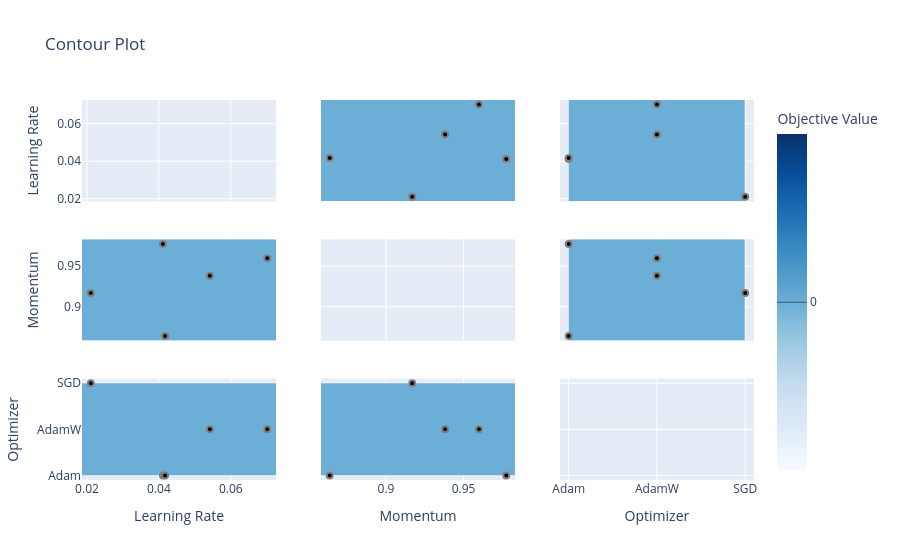

Source (notebook cell):
### Code cell
import joblib
study2 = joblib.load("study_rfi_2.pkl")

fig = optuna.visualization.plot_contour(study2)
fig.show()
fig.write_image("Optuna/exp2a.pdf", scale=1)

fig = optuna.visualization.plot_param_importances(study2)
fig.show()
fig.write_image("Optuna/exp2b.pdf", scale=1)

fig = optuna.visualization.plot_edf(study2)
fig.show()
fig.write_image("Optuna/exp2c.pdf", scale=1)

fig = optuna.visualization.plot_parallel_coordinate(study2)
fig.show()
fig.write_image("Optuna/exp2d.pdf", scale=1)

fig = optuna.visualization.plot_optimization_history(study2)
fig.show()
fig.write_image("Optuna/exp2e.pdf", scale=1)

### Figure 1 — Plotly figure (JSON) as saved in the notebook; plotly's stock layout.template omitted (floating-point values rounded to 4 significant figures)
{"data": [{"type": "scatter", "xaxis": "x", "yaxis": "y"}, {"colorbar": {"title": {"text": "Objective Value"}}, "colorscale": [[0, "rgb(247,251,255)"], [0.125, "rgb(222,235,247)"], [0.25, "rgb(198,219,239)"], [0.375, "rgb(158,202,225)"], [0.5, "rgb(107,174,214)"], [0.625, "rgb(66,146,198)"], [0.75, "rgb(33,113,181)"], [0.875, "rgb(8,81,156)"], [1, "rgb(8,48,107)"]], "connectgaps": true, "contours": {"coloring": "heatmap"}, "hoverinfo": "none", "line": {"smoothing": 1.3}, "reversescale": false, "showscale": true, "type": "contour", "x": [0.01861, 0.02106, 0.04112, 0.0417, 0.05419, 0.07015, 0.0726], "xaxis": "x4", "y": [0.8581, 0.8638, 0.9169, 0.9381, 0.9599, 0.9775, 0.9832], "yaxis": "y4", "z": [[NaN, NaN, NaN, NaN, NaN, NaN, NaN], [NaN, NaN, NaN, 0.0, NaN, NaN, NaN], [NaN, 0.0, NaN, NaN, NaN, NaN, NaN], [NaN, NaN, NaN, NaN, 0.0, NaN, NaN], [NaN, NaN, NaN, NaN, NaN, 0.0, NaN], [NaN, NaN, 0.0, NaN, NaN, NaN, NaN], [NaN, NaN, NaN, NaN, NaN, NaN, NaN]]}, {"marker": {"color": "black", "line": {"color": "Gray", "width": 2}}, "mode": "markers", "name": "Feasible Trial", "showlegend": false, "type": "scatter", "x": [0.04112, 0.05419, 0.02106, 0.0417, 0.07015], "xaxis": "x4", "y": [0.9775, 0.9381, 0.9169, 0.8638, 0.9599], "yaxis": "y4"}, {"colorbar": {"title": {"text": "Objective Value"}}, "colorscale": [[0, "rgb(247,251,255)"], [0.125, "rgb(222,235,247)"], [0.25, "rgb(198,219,239)"], [0.375, "rgb(158,202,225)"], [0.5, "rgb(107,174,214)"], [0.625, "rgb(66,146,198)"], [0.75, "rgb(33,113,181)"], [0.875, "rgb(8,81,156)"], [1, "rgb(8,48,107)"]], "connectgaps": true, "contours": {"coloring": "heatmap"}, "hoverinfo": "none", "line": {"smoothing": 1.3}, "reversescale": false, "showscale": false, "type": "contour", "x": [0.01861, 0.02106, 0.04112, 0.0417, 0.05419, 0.07015, 0.0726], "xaxis": "x7", "y": ["Adam", "AdamW", "SGD"], "yaxis": "y7", "z": [[NaN, NaN, 0.0, 0.0, NaN, NaN, NaN], [NaN, NaN, NaN, NaN, 0.0, 0.0, NaN], [NaN, 0.0, NaN, NaN, NaN, NaN, NaN]]}, {"marker": {"color": "black", "line": {"color": "Gray", "width": 2}}, "mode": "markers", "name": "Feasible Trial", "showlegend": false, "type": "scatter", "x": [0.04112, 0.05419, 0.02106, 0.0417, 0.07015], "xaxis": "x7", "y": ["Adam", "AdamW", "SGD", "Adam", "AdamW"], "yaxis": "y7"}, {"colorbar": {"title": {"text": "Objective Value"}}, "colorscale": [[0, "rgb(247,251,255)"], [0.125, "rgb(222,235,247)"], [0.25, "rgb(198,219,239)"], [0.375, "rgb(158,202,225)"], [0.5, "rgb(107,174,214)"], [0.625, "rgb(66,146,198)"], [0.75, "rgb(33,113,181)"], [0.875, "rgb(8,81,156)"], [1, "rgb(8,48,107)"]], "connectgaps": true, "contours": {"coloring": "heatmap"}, "hoverinfo": "none", "line": {"smoothing": 1.3}, "reversescale": false, "showscale": false, "type": "contour", "x": [0.8581, 0.8638, 0.9169, 0.9381, 0.9599, 0.9775, 0.9832], "xaxis": "x2", "y": [0.01861, 0.02106, 0.04112, 0.0417, 0.05419, 0.07015, 0.0726], "yaxis": "y2", "z": [[NaN, NaN, NaN, NaN, NaN, NaN, NaN], [NaN, NaN, 0.0, NaN, NaN, NaN, NaN], [NaN, NaN, NaN, NaN, NaN, 0.0, NaN], [NaN, 0.0, NaN, NaN, NaN, NaN, NaN], [NaN, NaN, NaN, 0.0, NaN, NaN, NaN], [NaN, NaN, NaN, NaN, 0.0, NaN, NaN], [NaN, NaN, NaN, NaN, NaN, NaN, NaN]]}, {"marker": {"color": "black", "line": {"color": "Gray", "width": 2}}, "mode": "markers", "name": "Feasible Trial", "showlegend": false, "type": "scatter", "x": [0.9775, 0.9381, 0.9169, 0.8638, 0.9599], "xaxis": "x2", "y": [0.04112, 0.05419, 0.02106, 0.0417, 0.07015], "yaxis": "y2"}, {"type": "scatter", "xaxis": "x5", "yaxis": "y5"}, {"colorbar": {"title": {"text": "Objective Value"}}, "colorscale": [[0, "rgb(247,251,255)"], [0.125, "rgb(222,235,247)"], [0.25, "rgb(198,219,239)"], [0.375, "rgb(158,202,225)"], [0.5, "rgb(107,174,214)"], [0.625, "rgb(66,146,198)"], [0.75, "rgb(33,113,181)"], [0.875, "rgb(8,81,156)"], [1, "rgb(8,48,107)"]], "connectgaps": true, "contours": {"coloring": "heatmap"}, "hoverinfo": "none", "line": {"smoothing": 1.3}, "reversescale": false, "showscale": false, "type": "contour", "x": [0.8581, 0.8638, 0.9169, 0.9381, 0.9599, 0.9775, 0.9832], "xaxis": "x8", "y": ["Adam", "AdamW", "SGD"], "yaxis": "y8", "z": [[NaN, 0.0, NaN, NaN, NaN, 0.0, NaN], [NaN, NaN, NaN, 0.0, 0.0, NaN, NaN], [NaN, NaN, 0.0, NaN, NaN, NaN, NaN]]}, {"marker": {"color": "black", "line": {"color": "Gray", "width": 2}}, "mode": "markers", "name": "Feasible Trial", "showlegend": false, "type": "scatter", "x": [0.9775, 0.9381, 0.9169, 0.8638, 0.9599], "xaxis": "x8", "y": ["Adam", "AdamW", "SGD", "Adam", "AdamW"], "yaxis": "y8"}, {"colorbar": {"title": {"text": "Objective Value"}}, "colorscale": [[0, "rgb(247,251,255)"], [0.125, "rgb(222,235,247)"], [0.25, "rgb(198,219,239)"], [0.375, "rgb(158,202,225)"], [0.5, "rgb(107,174,214)"], [0.625, "rgb(66,146,198)"], [0.75, "rgb(33,113,181)"], [0.875, "rgb(8,81,156)"], [1, "rgb(8,48,107)"]], "connectgaps": true, "contours": {"coloring": "heatmap"}, "hoverinfo": "none", "line": {"smoothing": 1.3}, "reversescale": false, "showscale": false, "type": "contour", "x": ["Adam", "AdamW", "SGD"], "xaxis": "x3", "y": [0.01861, 0.02106, 0.04112, 0.0417, 0.05419, 0.07015, 0.0726], "yaxis": "y3", "z": [[NaN, NaN, NaN], [NaN, NaN, 0.0], [0.0, NaN, NaN], [0.0, NaN, NaN], [NaN, 0.0, NaN], [NaN, 0.0, NaN], [NaN, NaN, NaN]]}, {"marker": {"color": "black", "line": {"color": "Gray", "width": 2}}, "mode": "markers", "name": "Feasible Trial", "showlegend": false, "type": "scatter", "x": ["Adam", "AdamW", "SGD", "Adam", "AdamW"], "xaxis": "x3", "y": [0.04112, 0.05419, 0.02106, 0.0417, 0.07015], "yaxis": "y3"}, {"colorbar": {"title": {"text": "Objective Value"}}, "colorscale": [[0, "rgb(247,251,255)"], [0.125, "rgb(222,235,247)"], [0.25, "rgb(198,219,239)"], [0.375, "rgb(158,202,225)"], [0.5, "rgb(107,174,214)"], [0.625, "rgb(66,146,198)"], [0.75, "rgb(33,113,181)"], [0.875, "rgb(8,81,156)"], [1, "rgb(8,48,107)"]], "connectgaps": true, "contours": {"coloring": "heatmap"}, "hoverinfo": "none", "line": {"smoothing": 1.3}, "reversescale": false, "showscale": false, "type": "contour", "x": ["Adam", "AdamW", "SGD"], "xaxis": "x6", "y": [0.8581, 0.8638, 0.9169, 0.9381, 0.9599, 0.9775, 0.9832], "yaxis": "y6", "z": [[NaN, NaN, NaN], [0.0, NaN, NaN], [NaN, NaN, 0.0], [NaN, 0.0, NaN], [NaN, 0.0, NaN], [0.0, NaN, NaN], [NaN, NaN, NaN]]}, {"marker": {"color": "black", "line": {"color": "Gray", "width": 2}}, "mode": "markers", "name": "Feasible Trial", "showlegend": false, "type": "scatter", "x": ["Adam", "AdamW", "SGD", "Adam", "AdamW"], "xaxis": "x6", "y": [0.9775, 0.9381, 0.9169, 0.8638, 0.9599], "yaxis": "y6"}, {"type": "scatter", "xaxis": "x9", "yaxis": "y9"}], "layout": {"title": {"text": "Contour Plot"}, "xaxis": {"anchor": "y", "domain": [0, 0.2889], "matches": "x7", "range": [0.01861, 0.0726], "showticklabels": false}, "xaxis2": {"anchor": "y2", "domain": [0.3556, 0.6444], "matches": "x8", "range": [0.8581, 0.9832], "showticklabels": false}, "xaxis3": {"anchor": "y3", "domain": [0.7111, 1], "matches": "x9", "range": [-0.1, 2.1], "showticklabels": false, "type": "category"}, "xaxis4": {"anchor": "y4", "domain": [0, 0.2889], "matches": "x7", "range": [0.01861, 0.0726], "showticklabels": false}, "xaxis5": {"anchor": "y5", "domain": [0.3556, 0.6444], "matches": "x8", "range": [0.8581, 0.9832], "showticklabels": false}, "xaxis6": {"anchor": "y6", "domain": [0.7111, 1], "matches": "x9", "range": [-0.1, 2.1], "showticklabels": false, "type": "category"}, "xaxis7": {"anchor": "y7", "domain": [0, 0.2889], "range": [0.01861, 0.0726], "title": {"text": "Learning Rate"}}, "xaxis8": {"anchor": "y8", "domain": [0.3556, 0.6444], "range": [0.8581, 0.9832], "title": {"text": "Momentum"}}, "xaxis9": {"anchor": "y9", "domain": [0.7111, 1], "range": [-0.1, 2.1], "title": {"text": "Optimizer"}, "type": "category"}, "yaxis": {"anchor": "x", "domain": [0.7333, 1], "range": [0.01861, 0.0726], "title": {"text": "Learning Rate"}}, "yaxis2": {"anchor": "x2", "domain": [0.7333, 1], "matches": "y", "range": [0.01861, 0.0726], "showticklabels": false}, "yaxis3": {"anchor": "x3", "domain": [0.7333, 1], "matches": "y", "range": [0.01861, 0.0726], "showticklabels": false}, "yaxis4": {"anchor": "x4", "domain": [0.3667, 0.6333], "range": [0.8581, 0.9832], "title": {"text": "Momentum"}}, "yaxis5": {"anchor": "x5", "domain": [0.3667, 0.6333], "matches": "y4", "range": [0.8581, 0.9832], "showticklabels": false}, "yaxis6": {"anchor": "x6", "domain": [0.3667, 0.6333], "matches": "y4", "range": [0.8581, 0.9832], "showticklabels": false}, "yaxis7": {"anchor": "x7", "domain": [0, 0.2667], "range": [-0.1, 2.1], "title": {"text": "Optimizer"}, "type": "category"}, "yaxis8": {"anchor": "x8", "domain": [0, 0.2667], "matches": "y7", "range": [-0.1, 2.1], "showticklabels": false, "type": "category"}, "yaxis9": {"anchor": "x9", "domain": [0, 0.2667], "matches": "y7", "range": [-0.1, 2.1], "showticklabels": false, "type": "category"}}}
